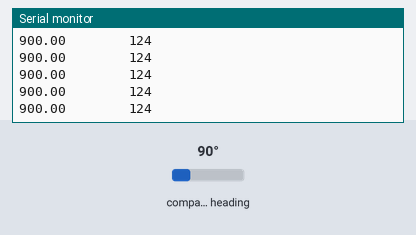
A sketch run on a simulated Arduino Uno, built with avr-gcc and run on an emulated ATmega328P. Shown: the last lines printed to the serial monitor. Wiring (inferred from the names in the program): CMPS compass at I2C address 0x60. Inputs (shaded band) come from the test bench; at power-on: compass heading 90°. The ROS host is connected and sends only what is stated.

Above: at 5.2 s.
5.3 s: compass heading set to 7°
At 6.4 s:
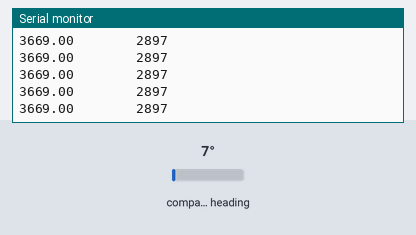
8.3 s: compass heading set to 90°
At 8.9 s:
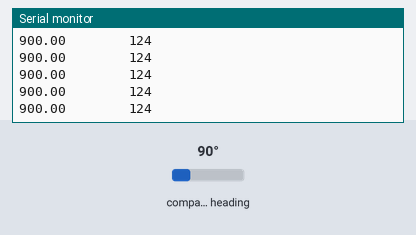
11.3 s: compass heading set to 269°
At 12.3 s:
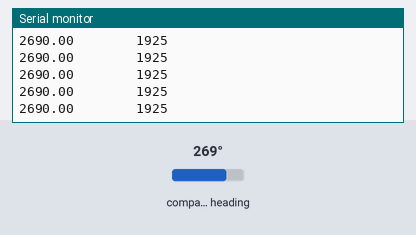
20.3 s: compass heading set to 90°
At 21.1 s:
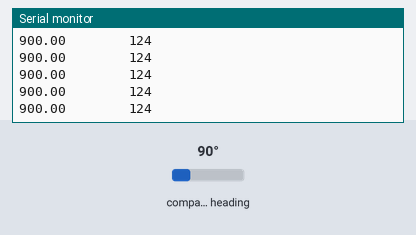
Timing chart, 0 to 23.3 s (numbered marks = the images above; inputs shaded):
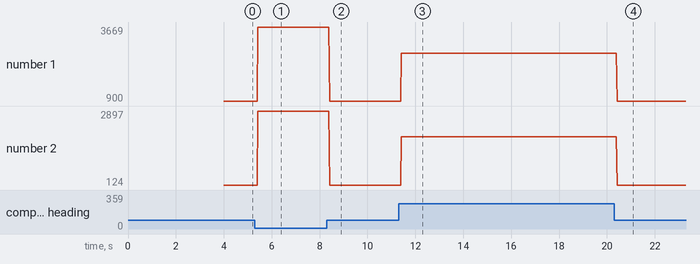

Measured:
- after the input at 5.3 s, the serial monitor: prints a new line after 0.13 s (image 1)
- after the input at 11.3 s, the serial monitor: prints a new line after 0.12 s (image 3)
- after the input at 20.3 s, the serial monitor: prints a new line after 0.12 s (image 4)
- plotted number 1: 900 → 3669 after the input at 5.3 s, 900 → 2690 after the input at 11.3 s, 2690 → 900 after the input at 20.3 s
- plotted number 2: 124 → 2897 after the input at 5.3 s, 124 → 1925 after the input at 11.3 s, 1925 → 124 after the input at 20.3 s

The sketch:

arduino_ros_compass.ino
```cpp
/*
   rosserial PubSub Example
   Prints "hello world!" and toggles led
*/

//#include <stdio.h>
//
//#define USE_USBCON

#include <TimerOne.h>
#include <Wire.h>
#include <ros.h>
#include <std_msgs/Char.h>
#include <std_msgs/String.h>
#include <geometry_msgs/Pose2D.h>
#include <SoftwareSerial.h>

#define USE_USBCON
//tunning terakhir

///////////////////////1
// cyan kanan belakang
#define a1 791
#define a2 1699
#define a3 2558
#define a4 3495

///kiri depan
#define b1 750
#define b2 1718
#define b3 2568
#define b4 3450

/////////////////////2
//kiri belakang
#define c1 1038
#define c2 1865
#define c3 2700
#define c4 3345

//
//kanan belakang
#define d1 779
#define d2 1750
#define d3 2556
#define d4 3241

//
//kanan depan
#define e1 752
#define e2 1765
#define e3 2608
#define e4 3284

//
//kiri belakang
#define f1 715
#define f2 1815
#define f3 2606
#define f4 3295


//cmps 1
//#define KUADRAN1 121
//#define KUADRAN2 971
//#define KUADRAN3 1772
//#define KUADRAN4 2697

#define KUADRAN1 (a1+b1)/2
#define KUADRAN2 (a2+b2)/2
#define KUADRAN3 (a3+b3)/2
#define KUADRAN4 (a4+b4)/2

//cmps 2
//#define KUADRAN1 122
//#define KUADRAN2 999
//#define KUADRAN3 2076
//#define KUADRAN4 2876

//#define KUADRAN1 (d1+e1+f1)/3
//#define KUADRAN2 (d2+e2+f2)/3
//#define KUADRAN3 (d3+e3+f3)/3
//#define KUADRAN4 (d4+e4+f4)/3

#define Address 0x60

SoftwareSerial mySerial(10, 11); // RX, TX

ros::NodeHandle  nh;

uint8_t xOmni1, xOmni2;
uint8_t yOmni1, yOmni2;
int camOmniX, camOmniY;
char conData, conSetData, conSelData;
String gameStateData;
uint8_t buffer[2]; // I2C buffer
int anglefix;
int anglefix2;

void camOmniCb( const geometry_msgs::Pose2D& camOmni) {
  camOmniX = camOmni.x;
  camOmniY = camOmni.y;
}

void control( const std_msgs::Char& control) {
  conData = control.data;
}

void tcpcom( const std_msgs::String& tcpcom) {
  gameStateData = tcpcom.data;
}

ros::Subscriber<geometry_msgs::Pose2D> sub("bot1camOmni", camOmniCb );
ros::Subscriber<std_msgs::Char> control_subscriber("control", control );
ros::Subscriber<std_msgs::String> gamestate_subscriber("tcpcom", tcpcom );


void i2cWrite(uint8_t address, uint8_t registerAddress) {
  Wire.beginTransmission(address);
  Wire.write(registerAddress);
  Wire.endTransmission();
}

uint8_t* i2cRead(uint8_t address, uint8_t registerAddress, uint8_t nbytes) {
  Wire.beginTransmission(address);
  Wire.write(registerAddress);
  Wire.endTransmission();
  Wire.beginTransmission(address);
  Wire.requestFrom(address, nbytes);
  for (uint8_t i = 0; i < nbytes; i++)
    buffer[i] = Wire.read();
  Wire.endTransmission();
  return buffer;
}

double getAngleHigh() {
  uint8_t* data = i2cRead(Address, 2, 2);
  return (((data[0] << 8) + data[1]));
}

int anglefix3;
void cmpsLoop(int kuadran1, int kuadran2, int kuadran3, int kuadran4)
{
  double angleHigh = getAngleHigh();

  if ((angleHigh >= kuadran1) && (angleHigh < kuadran2))
  {
    anglefix = map(angleHigh, kuadran1, kuadran2, 0, 900);
  }
  if ((angleHigh >= kuadran2) && (angleHigh < kuadran3))
  {
    anglefix = map(angleHigh, kuadran2, kuadran3, 900, 1800);
  }
  else if ((angleHigh >= kuadran3) && (angleHigh < kuadran4))
  {
    anglefix = map(angleHigh, kuadran3, kuadran4, 1800, 2700);
  }
  else if ((angleHigh >= kuadran4) || (angleHigh < kuadran1))
  {
    if (angleHigh < kuadran1)
      angleHigh += 3599;

    anglefix = map(angleHigh, kuadran4, 3599 + kuadran1, 2700, 3599);
  }

  Serial.print(angleHigh);
  Serial.print("        ");
  Serial.println(anglefix);

  anglefix2 = anglefix / 10;

  if (anglefix2 > 255)
  {
    anglefix3 = anglefix2 - 255;
    anglefix2 = 255;
  }
  else
    anglefix3 = 0;

  //  anglefix2 = anglefix % 100;
  //  anglefix = anglefix / 100;
}

void interruptHandler()
{

  xOmni1 = camOmniX / 10;
  xOmni2 = camOmniX % 10;
  yOmni1 = camOmniY / 10;
  yOmni2 = camOmniY % 10;

  mySerial.write("u");
  mySerial.write(xOmni1);
  mySerial.write("i");
  mySerial.write(xOmni2);
  mySerial.write("o");
  mySerial.write(yOmni1);
  mySerial.write("p");
  mySerial.write(yOmni2);

  mySerial.write("t");
  mySerial.write(conData);

  mySerial.write("g");
  if(gameStateData[0] != -1)
  {
    mySerial.write(gameStateData[0]);
  }

  mySerial.write("C");
  mySerial.write(anglefix2);
  mySerial.write("O");
  mySerial.write(anglefix3);

  //  Serial.println(gameStateData);

}

//std_msgs::String str_msg;
//ros::Publisher chatter("chatter", &str_msg);

void setup()
{
  Serial.begin(9600);
  Wire.begin();
//  nh.getHardware()->setBaud(9600);
  nh.initNode();
  delay(1000);
//  nh.advertise(chatter);
  nh.subscribe(sub);
  delay(1000);
  nh.subscribe(control_subscriber);
  delay(1000);
  nh.subscribe(gamestate_subscriber);
  delay(1000);
  mySerial.begin(9600);
  Timer1.initialize(50000);
  Timer1.attachInterrupt(interruptHandler);
}

void loop()
{
  cmpsLoop(KUADRAN1, KUADRAN2, KUADRAN3, KUADRAN4);
  nh.spinOnce();
}
```
